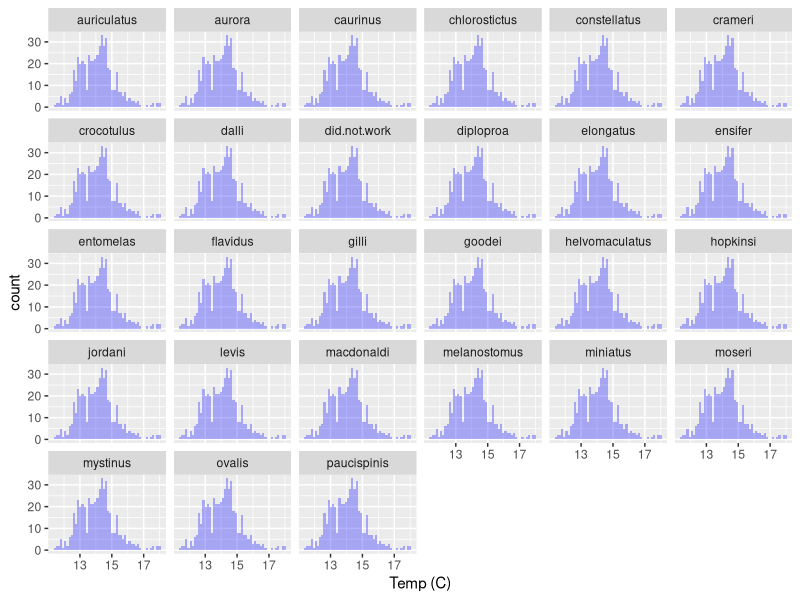
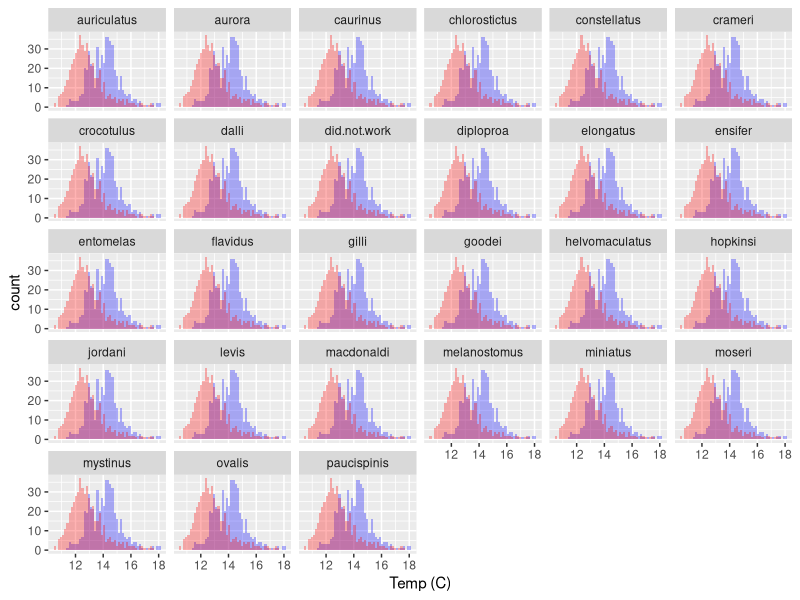
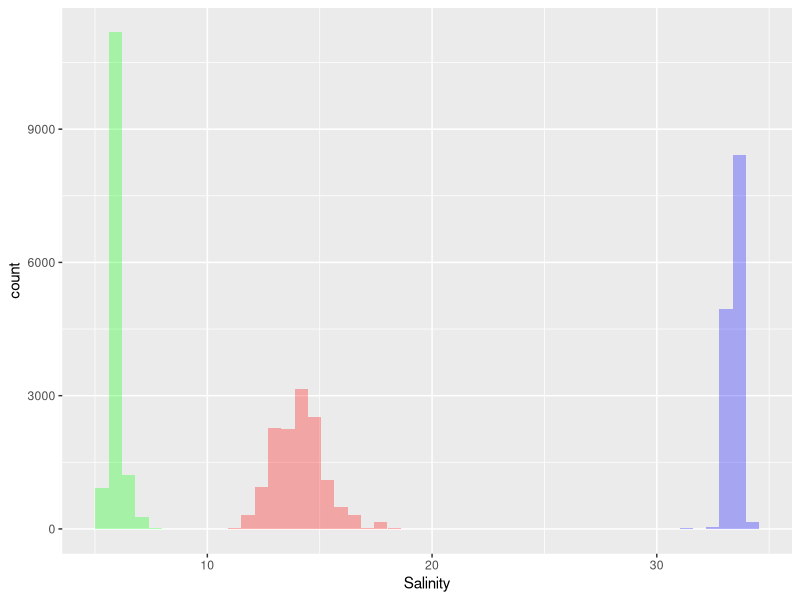

The R script that drew these images, in order:
## ---- chunk 1
knitr::opts_chunk$set(
  echo=FALSE
)
## ---- chunk 2
library(dplyr)
help(package = dplyr)
library(ggplot2)
library(tidyr)
## ---- chunk 3
rockfish_larval_data <- read.csv("../data/rsos170639_si_001.csv")
## ---- chunk 4
rockfish_data_reduced <- select(rockfish_larval_data, year, line, station, station.depth, temp_surf, sal_surf, oxygen_surf, temp_100m, sal_100m, oxygen_100m, auriculatus, aurora,	caurinus,	chlorostictus,	constellatus,crameri,	crocotulus,	dalli,	did.not.work,	diploproa,	elongatus,	ensifer,	entomelas,	flavidus,	gilli,	goodei, helvomaculatus,	hopkinsi,	jordani,	levis,	macdonaldi,	melanostomus,	miniatus,	moseri,	mystinus,	ovalis,	paucispinis)
## ---- chunk 5
rockfish_data_added_genus <- rockfish_data_reduced %>%
  gather('auriculatus', 'aurora',	'caurinus',	'chlorostictus',	'constellatus', 'crameri',	'crocotulus',	'dalli',	'did.not.work',	'diploproa',	'elongatus',	'ensifer',	'entomelas',	'flavidus',	'gilli',	'goodei', 'helvomaculatus',	'hopkinsi',	'jordani',	'levis',	'macdonaldi',	'melanostomus',	'miniatus',	'moseri',	'mystinus',	'ovalis',	'paucispinis', key = "genus", value = "counts")
## ---- chunk 6
knitr::kable(
  rockfish_data_added_genus[1:5, ], 
  caption = "Rockfish Data Table"
)
## ---- chunk 7
ggplot(rockfish_data_added_genus, aes(x=temp_surf)) +
   geom_histogram(fill="blue", alpha = 0.3, bins = 50) +
   labs(x = "Temp (C)") +
   facet_wrap(~genus) 
  
## ---- chunk 8
ggplot(rockfish_data_added_genus, aes(x=temp_surf)) +
   geom_histogram(fill="blue", alpha = 0.3, bins = 50) +
   labs(x = "Temp (C)") +
   facet_wrap(~genus) +
  geom_histogram(aes(x=temp_100m), fill="red", alpha = 0.3, bins = 50)
## ---- chunk 9
ggplot(rockfish_data_added_genus, aes(x=sal_surf)) +
   geom_histogram(fill="blue", alpha = 0.3, bins = 50) +
   labs(x = "Salinity") +
  geom_histogram(aes(x=temp_surf), fill="red", alpha = 0.3, bins = 50)+
  geom_histogram(aes(x=oxygen_surf), fill="green", alpha = 0.3, bins = 50)
